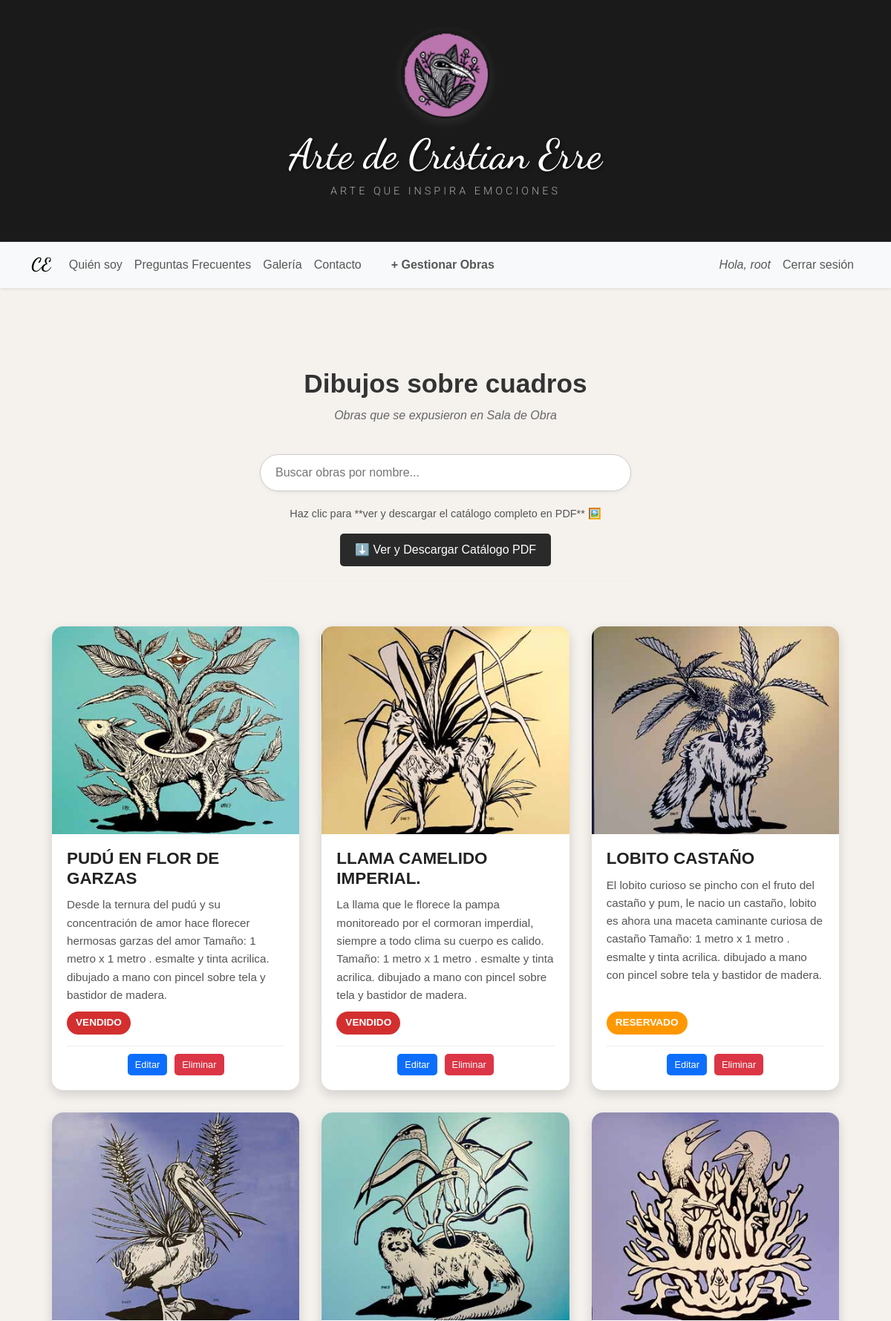
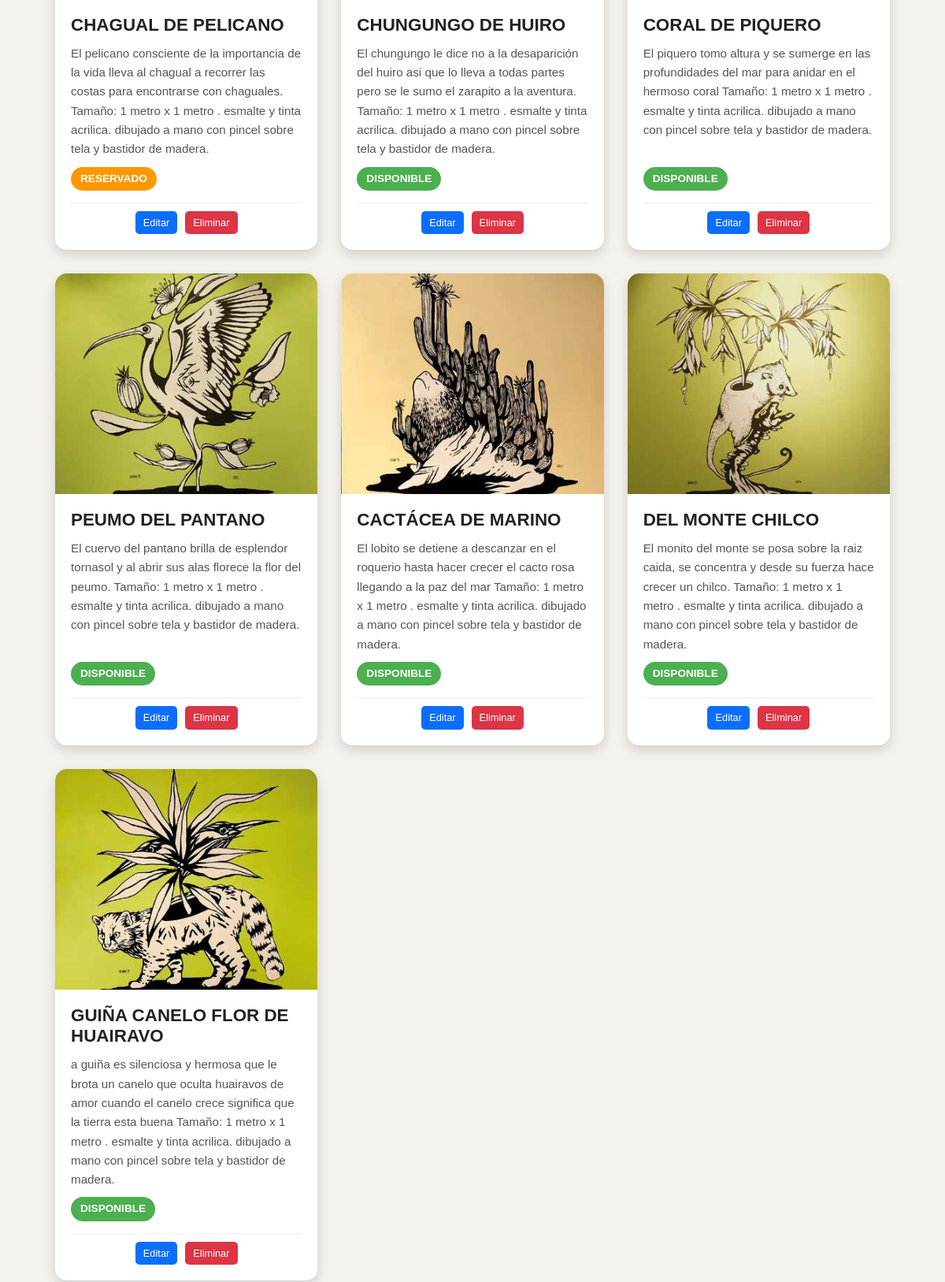
Screenshot of /galeria/ (signed in, upper part) with the database file from the repository (2 pictures, top to bottom).
### core/models.py (models this page shows, shortened)
class Obra(models.Model):
    ESTADOS = [
        ('disponible', 'Disponible'),
        ('reservado', 'Reservado'),
        ('vendido', 'Vendido'),
    ]
    titulo = models.CharField(max_length=100, verbose_name="Título de la obra")
    descripcion = models.TextField(verbose_name="Descripción", blank=True)
    imagen = models.ImageField(upload_to='obras/', verbose_name="Foto de la obra")
    estado = models.CharField(max_length=20, choices=ESTADOS, default='disponible')
    created_at = models.DateTimeField(auto_now_add=True, verbose_name="Fecha de creación")
    class Meta:
        verbose_name = "Obra de Arte"
        verbose_name_plural = "Galería de Obras"
        ordering = ['-created_at']

### core/views.py (the view)
# urls.py: path('galeria/', views.galeria, name='galeria'),
def galeria(request):
    obras = Obra.objects.all() # Trae todas las obras guardadas
    context = {'obras': obras}
    return render(request, "core/galeria.html", context)

### core/templates/core/galeria.html (shortened to what this page needs)
{% extends 'core/base.html' %}
{% load static %}
{% block content %}
<section class="section">
    <h2>Dibujos sobre cuadros</h2>
    <p class="subtitle">Obras que se expusieron en Sala de Obra</p>
    <div class="catalog-controls">
        <div class="search-container">
            <input type="text" id="searchInput" onkeyup="filterArtworks()" placeholder="Buscar obras por nombre...">
        </div>
        <div class="download-area">
            <p class="download-text">Haz clic para **ver y descargar el catálogo completo en PDF** 🖼️</p>
            <a href="https://drive.google.com/file/d/1yULWvfxzVaW6LP-HBlzLeAnXsgCuu0Tl/view?fbclid=PAZXh0bgNhZW0CMTEAAacXBEIWhnOwpCWpH2WkkFMhd0MDNsfDvIy-DGEHDMNkUbiaaP3pDMYFfJHcLA_aem_jdu1OKUsGgkbeDyO8hY7AA" target="_blank" class="download-button">
                ⬇️ Ver y Descargar Catálogo PDF
            </a>
        </div>
    </div>
    <div class="gallery" id="artGallery">
        {% for obra in obras %}
        <div class="art-card">
            {% if obra.imagen %}
                <img src="{{ obra.imagen.url }}" alt="{{ obra.titulo }}">
            {% else %}
                <img src="https://via.placeholder.com/300x280?text=Sin+Imagen" alt="Sin imagen">
            {% endif %}
            <div class="art-info">
                <h3>{{ obra.titulo }}</h3>
                <p>{{ obra.descripcion }}</p>
                {% if obra.estado == 'vendido' %}
                    <span class="status vendido">VENDIDO</span>
                {% elif obra.estado == 'reservado' %}
                    <span class="status reservado">RESERVADO</span>
                {% else %}
                    <span class="status disponible">DISPONIBLE</span>
                {% endif %}
                {% if user.is_staff %}
                <div class="admin-actions">
                    <a href="{% url 'editar_obra' obra.id %}" class="btn-editar">Editar</a>
                    <a href="{% url 'eliminar_obra' obra.id %}" class="btn-eliminar" onclick="return confirm('¿Borrar esta obra?');">Eliminar</a>
                </div>
                {% endif %}
            </div>
        </div>
        {% empty %}
            <p style="text-align: center; width: 100%;">No hay obras cargadas todavía.</p>
        {% endfor %}
        </div>
</section>
{% endblock %}

### core/templates/core/base.html (shortened to what this page needs)
<!DOCTYPE html>
<html lang="es">
<head>
    {% load static %}
    <link href="https://cdn.jsdelivr.net/npm/bootstrap@5.3.2/dist/css/bootstrap.min.css" rel="stylesheet">
</head>
<body>
    <header class="site-header text-center">
        <img src="{% static 'core/logo.png' %}" alt="Logo Cristian Erre" class="header-logo">
        <h1 class="site-title">Arte de Cristian Erre</h1>
        <p class="site-subtitle">Arte que inspira emociones</p>
    </header>
    <nav class="navbar navbar-expand-lg navbar-light bg-light shadow-sm">
      <div class="container">
        <a class="navbar-brand" href="/">CE</a>
        <div class="collapse navbar-collapse justify-content-between" id="navbarContent">
          <ul class="navbar-nav me-auto mb-2 mb-lg-0">
            <li class="nav-item"><a class="nav-link" href="/quienes">Quién soy</a></li>
            <li class="nav-item"><a class="nav-link" href="/preguntas">Preguntas Frecuentes</a></li>
            <li class="nav-item"><a class="nav-link" href="/galeria">Galería</a></li>
            <li class="nav-item"><a class="nav-link" href="/contacto">Contacto</a></li>
                        {% if user.is_staff %}
                          <li class="nav-item ms-3">
                              <a class="nav-link btn **btn-outline-dark** btn-sm px-3 fw-bold" href="{% url 'agregar_obra' %}" style="border-radius: 20px;">
                                  + Gestionar Obras
                              </a>
                          </li>
                      {% endif %}
                      </ul>
          <ul class="navbar-nav ms-auto mb-2 mb-lg-0 align-items-center">
            {% if user.is_authenticated %}
              <li class="nav-item"><span class="nav-link fst-italic">Hola, {{ user.username }}</span></li>
              <li class="nav-item"><a class="nav-link" href="{% url 'logout' %}">Cerrar sesión</a></li>
            {% else %}
              <li class="nav-item"><a class="nav-link" href="{% url 'login' %}">Iniciar sesión</a></li>
              <li class="nav-item"><a class="nav-link" href="{% url 'registro' %}">Registrarse</a></li>
            {% endif %}
          </ul>
        </div>
      </div>
    </nav>
    <main class="container my-5">
        {% block content %}{% endblock %}
    </main>
</body>
</html>

### core/templates/core/base.html (style rules this page uses)
.site-header { background-color: #1a1a1a; padding: 40px 20px; border-bottom: 1px solid #333; }
.header-logo { width: 120px; height: 120px; object-fit: cover; border-radius: 50%; border: 3px solid #ffffff00; margin-bottom: 15px; box-shadow: 0 4px 15px rgba(255,255,255,0.1); }
.site-title { font-family: 'Dancing Script', cursive; font-size: 3.5rem; color: #fff; margin: 0; text-shadow: 2px 2px 4px rgba(0,0,0,0.5); }
.site-subtitle { font-family: 'Roboto', sans-serif; font-weight: 300; text-transform: uppercase; letter-spacing: 4px; font-size: 0.9rem; color: #aaa; margin-top: 5px; }
.navbar-brand { font-family: 'Dancing Script', cursive; font-weight: bold; font-size: 1.5rem; }

### core/templates/core/galeria.html (style rules this page uses)
body { background-color: #f5f2ee; color: #333; font-family: 'Poppins', sans-serif; }
.section { padding: 60px 20px; max-width: 1100px; margin: auto; }
.section h2 { text-align: center; font-size: 2.2rem; font-weight: 600; margin-bottom: 10px; }
.section p.subtitle { text-align: center; font-style: italic; margin-bottom: 40px; color: #666; }
.catalog-controls { display: flex; flex-direction: column; align-items: center; margin-bottom: 40px; }
.search-container { width: 100%; max-width: 500px; margin-bottom: 20px; text-align: center; }
.search-container input[type="text"] { width: 100%; padding: 12px 20px; border: 1px solid #ccc; border-radius: 25px; font-size: 1rem; box-shadow: 0 2px 5px rgba(0, 0, 0, 0.05); }
.download-area { width: 100%; max-width: 500px; text-align: center; padding-bottom: 20px; border-bottom: 1px solid #eee; margin-bottom: 20px; }
.download-text { font-size: 0.9rem; color: #555; margin-bottom: 15px; }
.download-button { text-decoration: none; background-color: #2a2a2a; color: white; border: none; padding: 10px 20px; border-radius: 5px; cursor: pointer; font-size: 1rem; font-weight: 500; display: inline-flex; align-items: center; gap: 8px; }
.gallery { display: grid; grid-template-columns: repeat(auto-fit, minmax(300px, 1fr)); gap: 30px; }
.art-card { background-color: #fff; border-radius: 15px; overflow: hidden; box-shadow: 0 6px 15px rgba(0, 0, 0, 0.15); transition: transform 0.4s ease, box-shadow 0.4s ease; display: flex; flex-direction: column; height: 100%; }
.art-card img { width: 100%; height: 280px; object-fit: cover; }
.art-info { padding: 20px; flex-grow: 1; display: flex; flex-direction: column; justify-content: space-between; }
.art-info h3 { font-size: 1.4rem; font-weight: 600; margin-bottom: 10px; color: #222; text-transform: uppercase; }
.art-info p { font-size: 0.95rem; color: #555; line-height: 1.6; margin-bottom: 10px; }
.status { display: inline-block; padding: 5px 12px; border-radius: 20px; font-size: 0.85rem; font-weight: 600; color: white; margin-top: auto; align-self: flex-start; }
.status.disponible { background-color: #4caf50; }
.status.reservado { background-color: #ff9800; }
.status.vendido { background-color: #d32f2f; }
.admin-actions { margin-top: 15px; padding-top: 10px; border-top: 1px solid #eee; display: flex; gap: 10px; justify-content: center; }
.btn-editar { background-color: #0d6efd; color: white; padding: 5px 10px; border-radius: 5px; text-decoration: none; font-size: 0.8rem; }
.btn-eliminar { background-color: #dc3545; color: white; padding: 5px 10px; border-radius: 5px; text-decoration: none; font-size: 0.8rem; }

### rows the page displays
Obra: imagen (picture), titulo "PUDÚ EN FLOR DE GARZAS", descripcion "Desde la ternura del pudú y su concentración de amor hace florecer hermosas garzas del amor Tamaño: 1 metro x 1 metro . esmalte y tinta acrilica. dibujado a mano con pincel sobre tela y bastidor de madera.", estado "VENDIDO"
Obra: imagen (picture), titulo "LLAMA CAMELIDO IMPERIAL.", descripcion "La llama que le florece la pampa monitoreado por el cormoran imperdial, siempre a todo clima su cuerpo es calido. Tamaño: 1 metro x 1 metro . esmalte y tinta acrilica. dibujado a mano con pincel sobre tela y bastidor de madera.", estado "VENDIDO"
Obra: imagen (picture), titulo "LOBITO CASTAÑO", descripcion "El lobito curioso se pincho con el fruto del castaño y pum, le nacio un castaño, lobito es ahora una maceta caminante curiosa de castaño Tamaño: 1 metro x 1 metro . esmalte y tinta acrilica. dibujado a mano con pincel sobre tela y bastidor de madera.", estado "RESERVADO"
Obra: imagen (picture), titulo "CHAGUAL DE PELICANO", descripcion "El pelicano consciente de la importancia de la vida lleva al chagual a recorrer las costas para encontrarse con chaguales. Tamaño: 1 metro x 1 metro . esmalte y tinta acrilica. dibujado a mano con pincel sobre tela y bastidor de madera.", estado "RESERVADO"
Obra: imagen (picture), titulo "CHUNGUNGO DE HUIRO", descripcion "El chungungo le dice no a la desaparición del huiro asi que lo lleva a todas partes pero se le sumo el zarapito a la aventura. Tamaño: 1 metro x 1 metro . esmalte y tinta acrilica. dibujado a mano con pincel sobre tela y bastidor de madera.", estado "DISPONIBLE"
Obra: imagen (picture), titulo "CORAL DE PIQUERO", descripcion "El piquero tomo altura y se sumerge en las profundidades del mar para anidar en el hermoso coral Tamaño: 1 metro x 1 metro . esmalte y tinta acrilica. dibujado a mano con pincel sobre tela y bastidor de madera.", estado "DISPONIBLE"
Obra: imagen (picture), titulo "PEUMO DEL PANTANO", descripcion "El cuervo del pantano brilla de esplendor tornasol y al abrir sus alas florece la flor del peumo. Tamaño: 1 metro x 1 metro . esmalte y tinta acrilica. dibujado a mano con pincel sobre tela y bastidor de madera.", estado "DISPONIBLE"
Obra: imagen (picture), titulo "CACTÁCEA DE MARINO", descripcion "El lobito se detiene a descanzar en el roquerio hasta hacer crecer el cacto rosa llegando a la paz del mar Tamaño: 1 metro x 1 metro . esmalte y tinta acrilica. dibujado a mano con pincel sobre tela y bastidor de madera.", estado "DISPONIBLE"
Obra: imagen (picture), titulo "DEL MONTE CHILCO", descripcion "El monito del monte se posa sobre la raiz caida, se concentra y desde su fuerza hace crecer un chilco. Tamaño: 1 metro x 1 metro . esmalte y tinta acrilica. dibujado a mano con pincel sobre tela y bastidor de madera.", estado "DISPONIBLE"
Obra: imagen (picture), titulo "GUIÑA CANELO FLOR DE HUAIRAVO", descripcion "a guiña es silenciosa y hermosa que le brota un canelo que oculta huairavos de amor cuando el canelo crece significa que la tierra esta buena Tamaño: 1 metro x 1 metro . esmalte y tinta acrilica. dibujado a mano con pincel sobre tela y bastidor de madera.", estado "DISPONIBLE"

### other values shown
{{ user.username }} "root"
